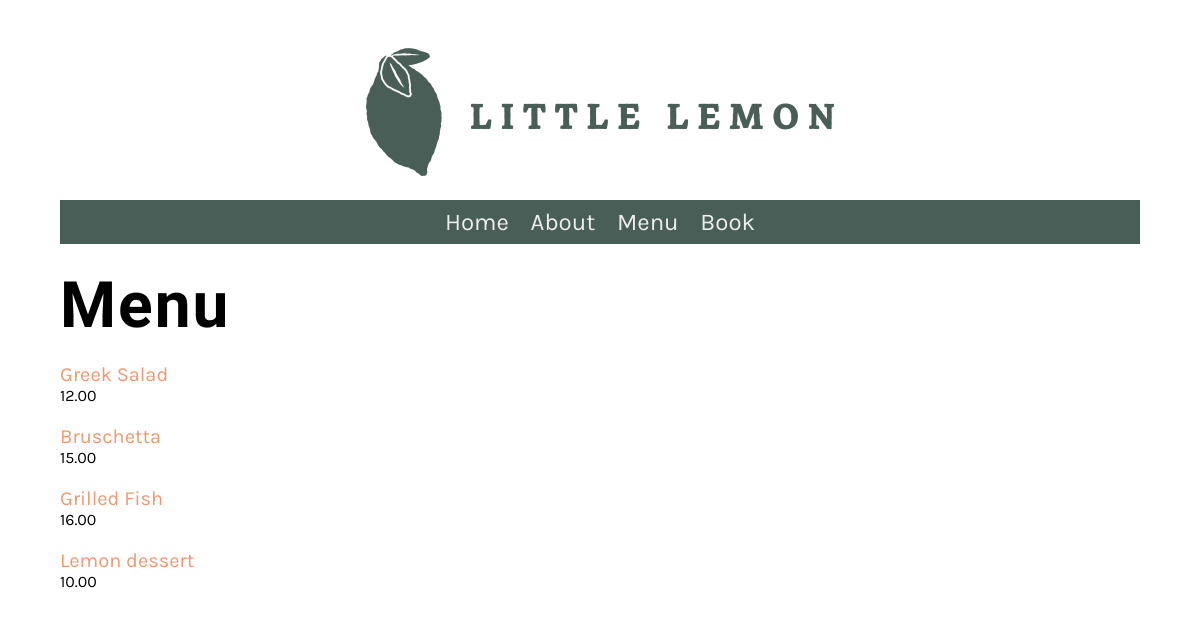
The app's page /menu/ with its own data.
### restaurant/models.py (models this page shows, shortened)
class Menu(models.Model):
   name = models.CharField(max_length= 255)
   price = models.IntegerField()
   description = models.CharField(max_length=1000, default='')

### restaurant/views.py (the view)
# urls.py: path('menu/',views.menu, name="menu"),
def menu(request):
    menu_data = Menu.objects.all()
    return render(request, 'menu.html', {'menu':menu_data} )

### restaurant/templates/menu.html
{% extends 'base.html' %}
{% load static %}
{% block content %}
<h1>Menu</h1>
<div class="column">
    {% for item in menu %}
    <p>
        <a href="{% url 'menu_item' pk=item.pk %}">{{item.name}}</a>
        <span class="menu-price">{{item.price}}.00</span>
    </p>
    {% endfor %}
</div>
{% endblock %}

### restaurant/templates/base.html (shortened to what this page needs)
{% load static %}
<!DOCTYPE html>
<html lang="en">
  <head>
    <link
      rel="preload"
      as="style"
      href="{% static 'css/style.css' %}"
      onload="this.rel = 'stylesheet'"
    />
  </head>
  <body>
    {% include 'partials/_header.html' %}
    <main>{% block content %} {% endblock %}</main>
  </body>
</html>

### restaurant/templates/partials/_header.html
{% load static %}
<header>
  <img src="{% static 'img/logo.png' %}" />
</header>
<nav>
  <ul>
    <li><a href="{% url 'home' %}">Home</a></li>
    <li><a href="{% url 'about' %}">About</a></li>
    <li><a href="{% url 'menu' %}">Menu</a></li>
    <li><a href="{% url 'book' %}">Book</a></li>
  </ul>
</nav>

### restaurant/static/css/style.css (style rules this page uses)
body { font-family: 'Karla', sans-serif; margin-top: 3rem; margin-bottom: 3rem; margin-left: 5%; margin-right: 5%; }
h1, h2, h3, h4, h5, h6 { font-family: 'Markazi Text', serif; letter-spacing: 2px;; }
h1 { font-size: 4rem; margin-top: 1.5rem; margin-bottom: 0; }
p, ul { font-size: 1.25rem;; }
a { color: #EE9972; text-decoration: none; }
header img { display: block; margin-left: auto; margin-right: auto; max-width: 100%; height: auto; }
nav { background-color: #495E57; margin-top: 1rem; margin-bottom: 1rem; margin-bottom: 0px; }
nav ul { list-style: none; font-size: 1.5rem; text-align: center; padding-inline-start: 0rem; margin-bottom: 0px; }
nav ul li { display: inline-block; margin: 0.5rem; }
nav ul a { color: #EDEFEE; text-decoration: none; }
.column { flex-basis: 50%; margin-bottom: 1rem; padding-bottom: 1rem; }
.menu-price { display: block; font-size: 1rem; }

### records on screen
Menu: name "Greek Salad", price "12"
Menu: name "Bruschetta", price "15"
Menu: name "Grilled Fish", price "16"
Menu: name "Lemon dessert", price "10"
